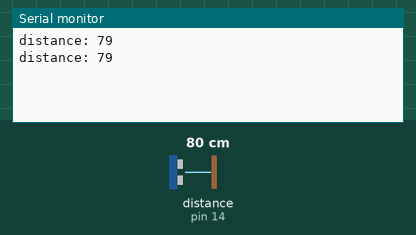
Recording of a sketch running on a simulated Arduino Uno, built with avr-gcc and run on an emulated ATmega328P. Parts: the last lines printed to the serial monitor. Wiring (inferred from the names in the program): ultrasonic range finder: trigger pin 15; echo pin 14. Inputs (shaded band) come from the test bench; at power-on: distance to the obstacle (sensor on pin 14) 80 cm. The echo pulse lasts 58.3 µs per cm.

Above: at 1.8 s.
1.9 s: distance to the obstacle (sensor on pin 14) set to 2 cm
At 2.8 s:
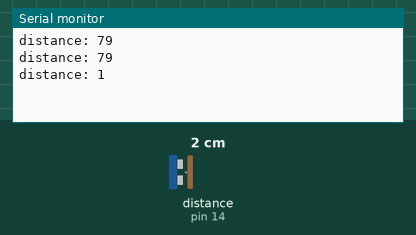
3.4 s: distance to the obstacle (sensor on pin 14) set to 4 cm
At 4.5 s:
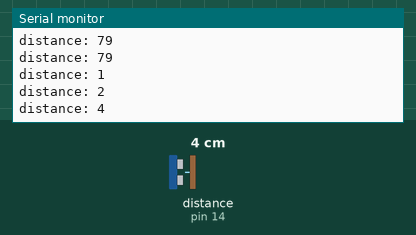
Timing chart, 0 to 6.4 s (numbered marks = the images above; inputs shaded):
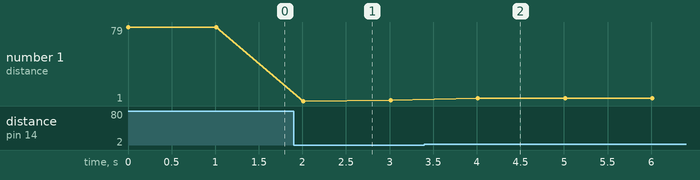

Measured:
- after the input at 1.9 s, the serial monitor: prints a new line after 0.11 s (image 1)
- after the input at 3.4 s, the serial monitor: prints a new line after 0.61 s (image 2)
- plotted number 1: 79 → 2 after the input at 1.9 s, 2 → 4 after the input at 3.4 s

The sketch:

HC-SR04.ino
```cpp
#define TRIG 15
#define ECHO 14
void getDistance() {
  long duration;
  int distance;
  digitalWrite(TRIG, LOW);
  delayMicroseconds(2);
  digitalWrite(TRIG, HIGH);
  delayMicroseconds(10);
  digitalWrite(TRIG, LOW);
  duration = pulseIn(ECHO, HIGH);
  distance = duration * 0.0343 / 2;
  Serial.println("distance: " + String(distance));
}
void setup() {
  Serial.begin(9600);
  pinMode(TRIG, OUTPUT);   // chân trig sẽ phát tín hiệu
  pinMode(ECHO, INPUT);    // chân echo sẽ nhận tín hiệu
}

void loop() {
  getDistance();
  delay(1000);
}
```
